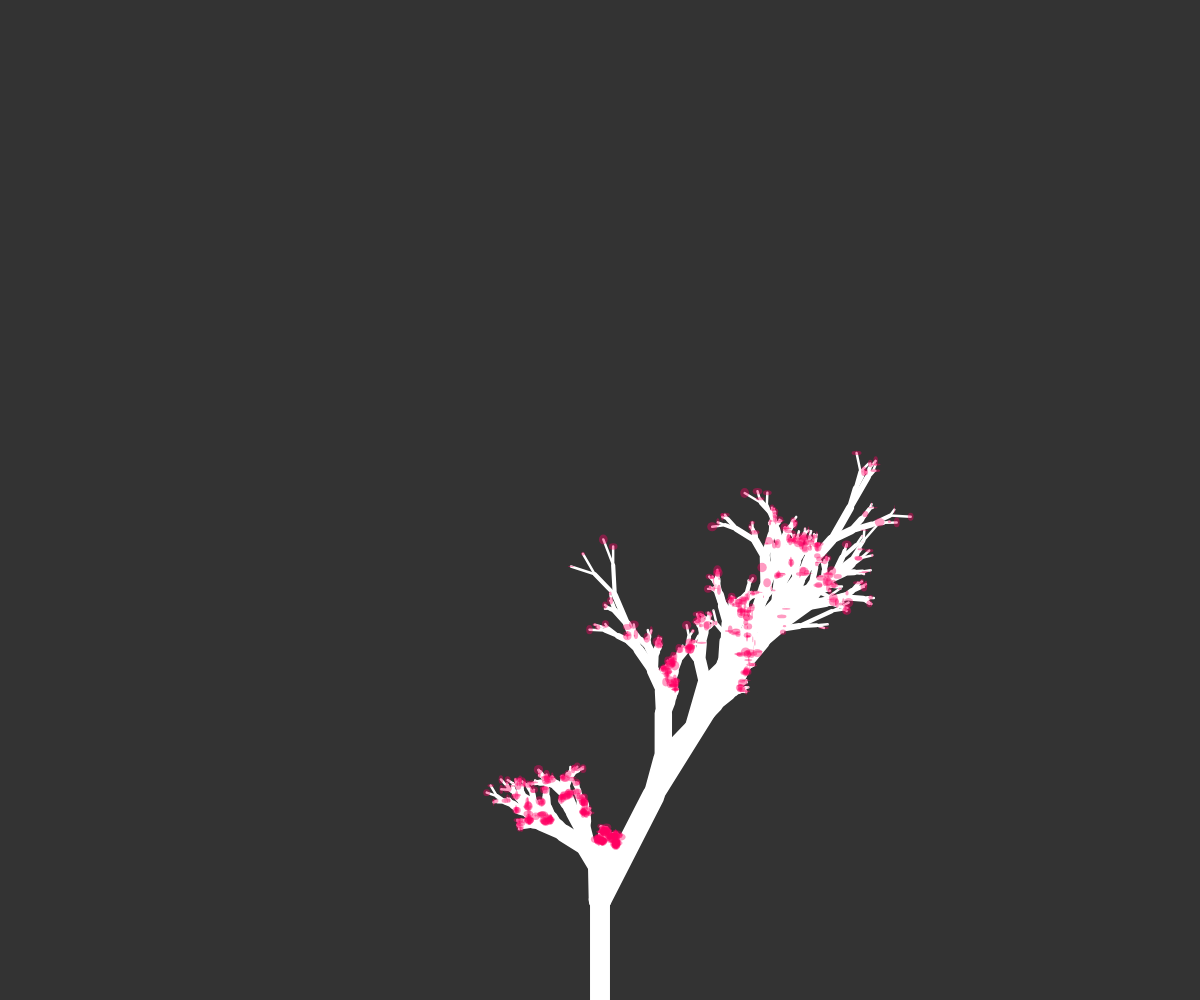
Frame 1 (no input)
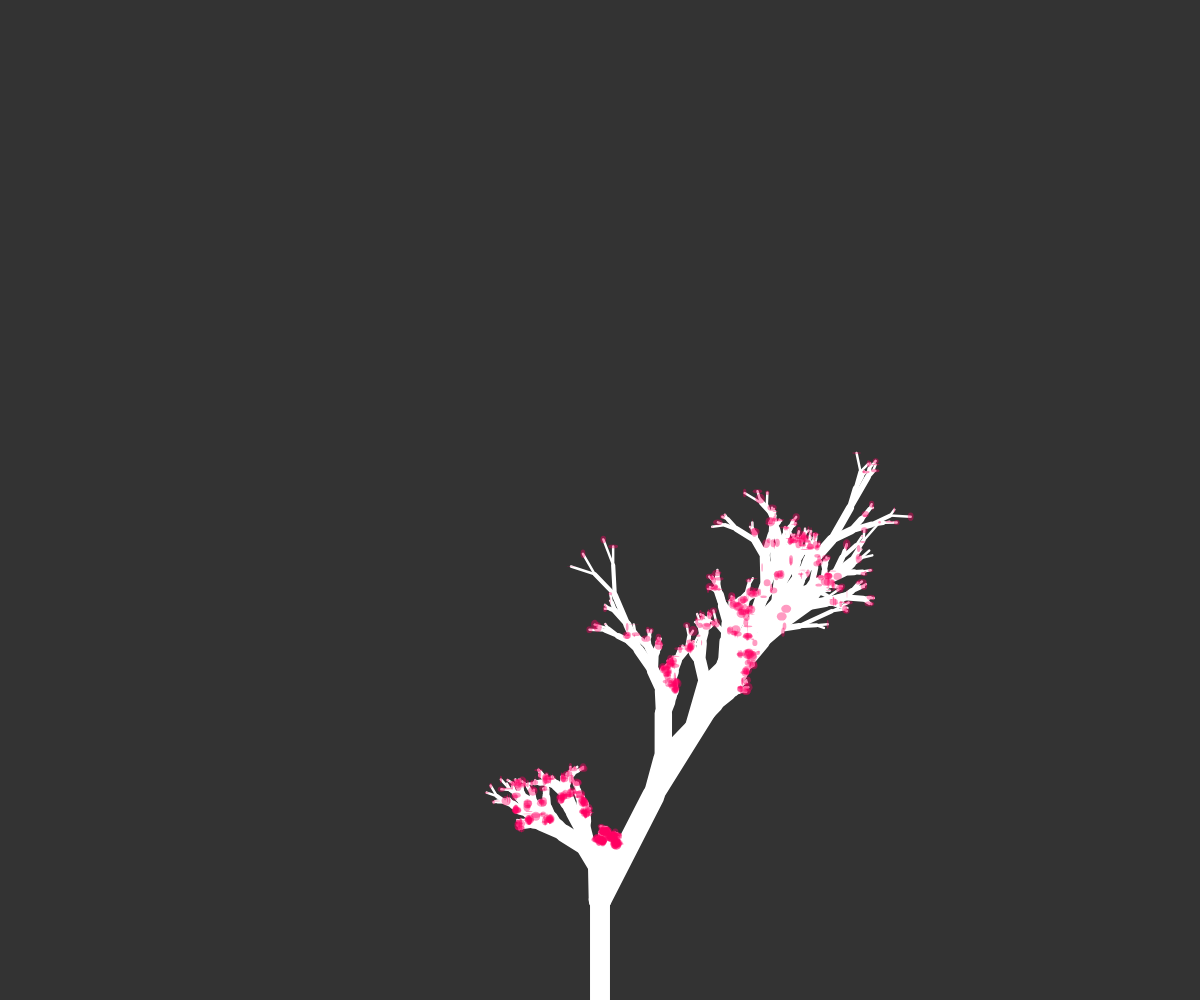
Frame 60 (no input)
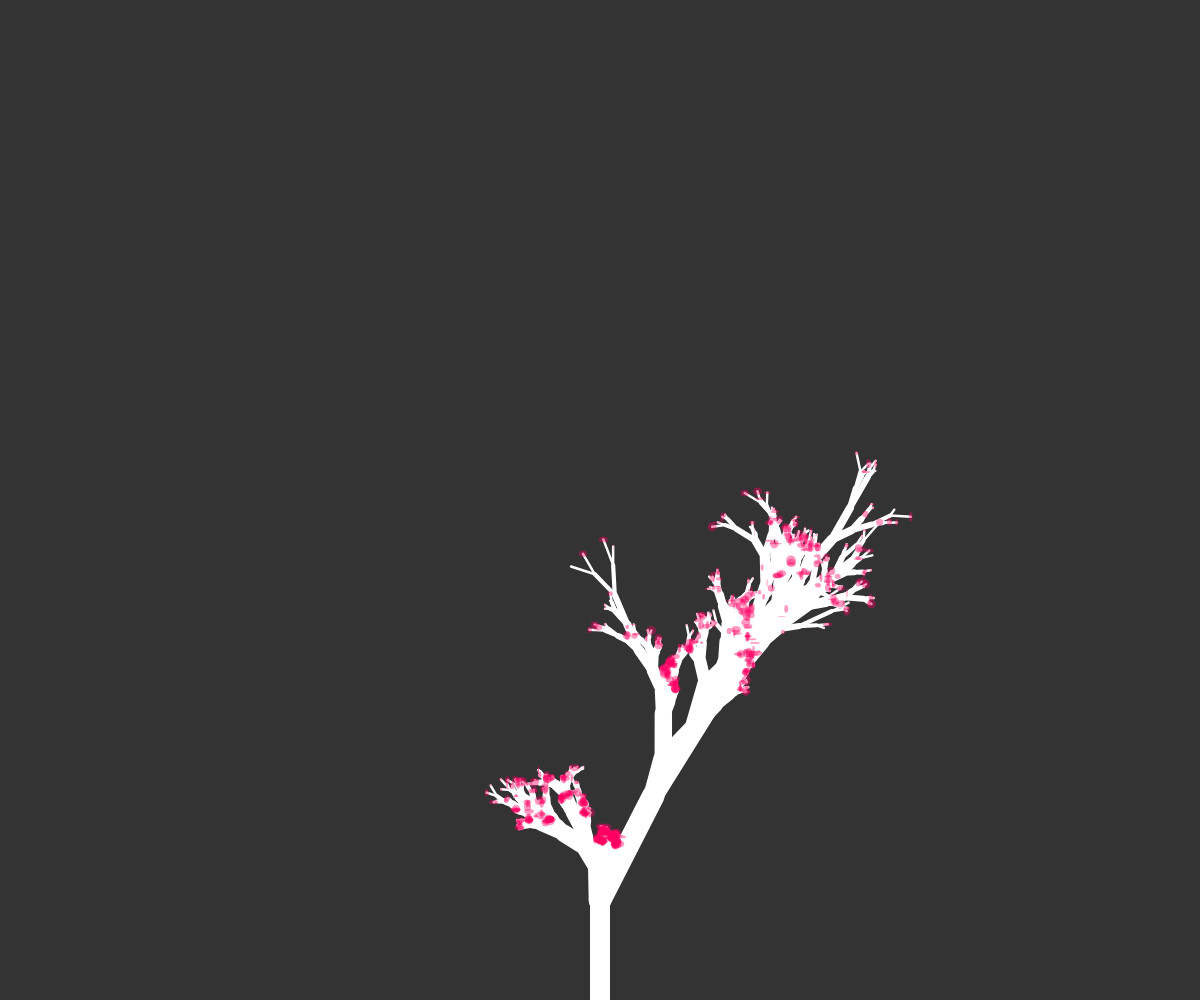
Frame 120 (the mouse pressed at the canvas centre since frame 60)

The p5.js sketch that drew these frames (run headless with seeded random() and noise() and a simulated clock; from frame 60 on, the mouse is pressed at the canvas centre):

// p5.js sketch
// ── sketch.js
// Coding Rainbow
// Daniel Shiffman
// http://patreon.com/codingtrain
// Code for: https://youtu.be/fcdNSZ9IzJM

var tree = [];
var leaves = [];

count = 0;
len = 1;
//tree variables
var treeDepth = 10;

function setup() {
  createCanvas(window.innerWidth, window.innerHeight);
  var a = createVector(width / 2, height);
  var b = createVector(width / 2, height - 100);
  var root = new Branch(a, b,treeDepth);

  tree[0] = root;
  drawTree(treeDepth);
}

function drawTree(depth) {
	for(var i = 0; i < depth; i++){
		
		var currLevel = depth - i + 1;
		
		for(var j = 0; j < len; j++){
			tree.push(tree[count].branchA(currLevel));
			tree.push(tree[count].branchB(currLevel));
			tree[count].finished = true;
			count++;
		}
		
		if (len === Math.pow(2,treeDepth-1)) {
			for (var j = 0; j < tree.length; j++) {
				if (!tree[j].finished) {
					var leaf = tree[j].end.copy();
					leaves.push(leaf);
				}
			}
		}
		len = len * 2;
	}

}

function draw() {
  background(51);

  for (var i = 0; i < tree.length; i++) {
    tree[i].show();
  }

  for (var i = 0; i < leaves.length; i++) {
    fill(255, 0, 100, 100);
    noStroke();
    ellipse(leaves[i].x, leaves[i].y, 10*Math.random(), 10*Math.random());
    //leaves[i].y += random(0, 2);
  }

}
// ── branch.js

function Branch(begin, end, level) {
  this.begin = begin;
  this.end = end;
  this.finished = false;
  this.level = level;

  this.show = function() {
    stroke(255);
	strokeWeight(Math.pow(this.level,1.3));
    line(this.begin.x, this.begin.y, this.end.x, this.end.y);
  }

  this.branchA = function(currLevel) {
    var dir = p5.Vector.sub(this.end, this.begin);
    dir.rotate(PI / 6 * Math.random());
    dir.mult(Math.random() + .2);
    var newEnd = p5.Vector.add(this.end, dir);
    var b = new Branch(this.end, newEnd, currLevel);
    return b;
  }
  this.branchB = function(currLevel) {
    var dir = p5.Vector.sub(this.end, this.begin);
    dir.rotate(-PI / 6 * Math.random());
    dir.mult(Math.random() + .2);
    var newEnd = p5.Vector.add(this.end, dir);
    var b = new Branch(this.end, newEnd, currLevel);
    return b;
  }
}
// ── canvasFractalTree.html
<!DOCTYPE HTML>
<html>
  <head>
    <style>
      body {
        margin: 0px;
        padding: 0px;
      }
	  canvas{
		border: 1px solid black;
	  }
    </style>
  </head>
  <body>
    <canvas id="myCanvas" width="578" height="600"></canvas>
    <script>
      function drawBranches(startX, startY, trunkWidth, level, maxLevel) {
        canvas = document.getElementById('myCanvas');
        context = canvas.getContext('2d');
        if(level < maxLevel) {
		
			//if(level == maxLevel - 1){
			//	context.beginPath();
			//	ctx.arc(0,0,10,0,2*Math.PI);
			//	ctx.stroke();
			//}

		  console.log(level);
		
          var changeX = 100 / (level + 1);
          var changeY = 200 / (level + 1);

          var topRightX = startX + Math.random() * changeX;
          var topRightY = startY - Math.random() * changeY;

          var topLeftX = startX - Math.random() * changeX;
          var topLeftY = startY - Math.random() * changeY;

          // draw right branch
          context.beginPath();
          context.moveTo(startX + trunkWidth / 4, startY);
          context.quadraticCurveTo(startX + trunkWidth / 4, startY - trunkWidth, topRightX, topRightY);
          context.lineWidth = trunkWidth;
          context.lineCap = 'round';
          context.stroke();

          // draw left branch
          context.beginPath();
          context.moveTo(startX - trunkWidth / 4, startY);
          context.quadraticCurveTo(startX - trunkWidth / 4, startY - trunkWidth, topLeftX, topLeftY);
          context.lineWidth = trunkWidth;
          context.lineCap = 'round';
          context.stroke();

          drawBranches(topRightX, topRightY, trunkWidth * 0.7, level + 1, maxLevel);
          drawBranches(topLeftX, topLeftY, trunkWidth * 0.7, level + 1, maxLevel);
        }
      }
      canvas = document.getElementById('myCanvas');
      context = canvas.getContext('2d');
      drawBranches(canvas.width / 2, canvas.height, 40, 0, 12);

    </script>
  </body>
</html>
      
